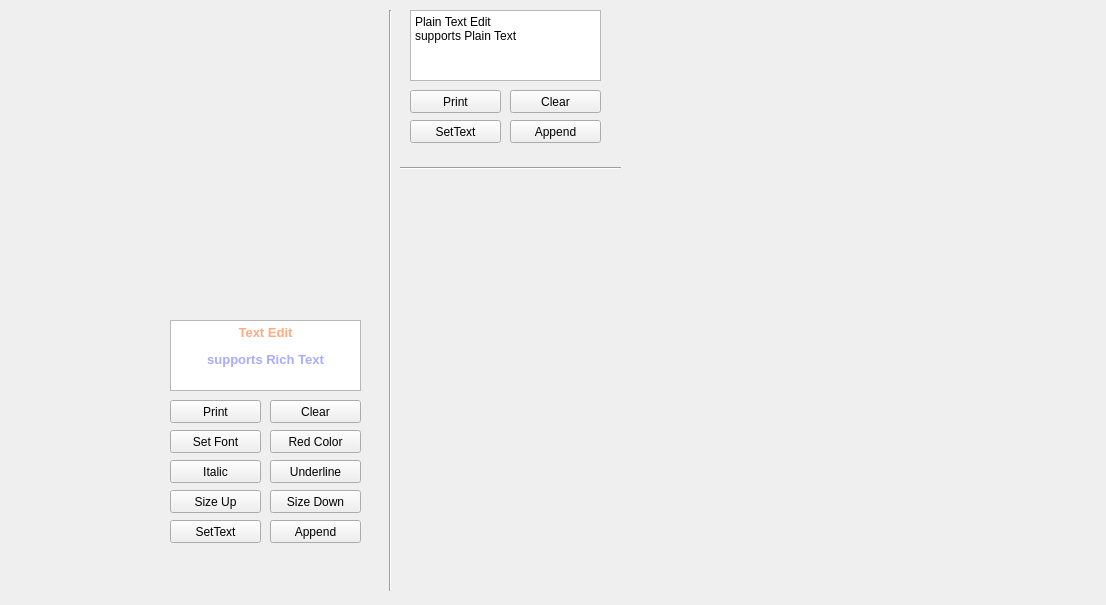
<?xml version="1.0" encoding="UTF-8"?>
<ui version="4.0">
 <class>Form</class>
 <widget class="QWidget" name="Form">
  <property name="geometry">
   <rect>
    <x>0</x>
    <y>0</y>
    <width>1106</width>
    <height>605</height>
   </rect>
  </property>
  <property name="windowTitle">
   <string>Form</string>
  </property>
  <widget class="Line" name="line_3">
   <property name="geometry">
    <rect>
     <x>380</x>
     <y>10</y>
     <width>20</width>
     <height>581</height>
    </rect>
   </property>
   <property name="orientation">
    <enum>Qt::Vertical</enum>
   </property>
  </widget>
  <widget class="QPushButton" name="text_edit__set_italic">
   <property name="geometry">
    <rect>
     <x>170</x>
     <y>460</y>
     <width>91</width>
     <height>23</height>
    </rect>
   </property>
   <property name="text">
    <string>Italic</string>
   </property>
  </widget>
  <widget class="QPushButton" name="text_edit__set_underline">
   <property name="geometry">
    <rect>
     <x>270</x>
     <y>460</y>
     <width>91</width>
     <height>23</height>
    </rect>
   </property>
   <property name="text">
    <string>Underline</string>
   </property>
  </widget>
  <widget class="QPushButton" name="text_edit__set_font">
   <property name="geometry">
    <rect>
     <x>170</x>
     <y>430</y>
     <width>91</width>
     <height>23</height>
    </rect>
   </property>
   <property name="text">
    <string>Set Font</string>
   </property>
  </widget>
  <widget class="QPushButton" name="text_edit__set_red_color">
   <property name="geometry">
    <rect>
     <x>270</x>
     <y>430</y>
     <width>91</width>
     <height>23</height>
    </rect>
   </property>
   <property name="text">
    <string>Red Color</string>
   </property>
  </widget>
  <widget class="QPushButton" name="text_edit__append">
   <property name="geometry">
    <rect>
     <x>270</x>
     <y>520</y>
     <width>91</width>
     <height>23</height>
    </rect>
   </property>
   <property name="text">
    <string>Append</string>
   </property>
  </widget>
  <widget class="QPushButton" name="text_edit__clear">
   <property name="geometry">
    <rect>
     <x>270</x>
     <y>400</y>
     <width>91</width>
     <height>23</height>
    </rect>
   </property>
   <property name="text">
    <string>Clear</string>
   </property>
  </widget>
  <widget class="QPushButton" name="text_edit__set_text">
   <property name="geometry">
    <rect>
     <x>170</x>
     <y>520</y>
     <width>91</width>
     <height>23</height>
    </rect>
   </property>
   <property name="text">
    <string>SetText</string>
   </property>
  </widget>
  <widget class="QPushButton" name="text_edit__print">
   <property name="geometry">
    <rect>
     <x>170</x>
     <y>400</y>
     <width>91</width>
     <height>23</height>
    </rect>
   </property>
   <property name="text">
    <string>Print</string>
   </property>
  </widget>
  <widget class="QPushButton" name="text_edit__size_up">
   <property name="geometry">
    <rect>
     <x>170</x>
     <y>490</y>
     <width>91</width>
     <height>23</height>
    </rect>
   </property>
   <property name="text">
    <string>Size Up</string>
   </property>
  </widget>
  <widget class="QTextEdit" name="text_edit">
   <property name="geometry">
    <rect>
     <x>170</x>
     <y>320</y>
     <width>191</width>
     <height>71</height>
    </rect>
   </property>
   <property name="html">
    <string>&lt;!DOCTYPE HTML PUBLIC &quot;-//W3C//DTD HTML 4.0//EN&quot; &quot;http://www.w3.org/TR/REC-html40/strict.dtd&quot;&gt;
&lt;html&gt;&lt;head&gt;&lt;meta name=&quot;qrichtext&quot; content=&quot;1&quot; /&gt;&lt;style type=&quot;text/css&quot;&gt;
p, li { white-space: pre-wrap; }
&lt;/style&gt;&lt;/head&gt;&lt;body style=&quot; font-family:'Gulim'; font-size:9pt; font-weight:400; font-style:normal;&quot;&gt;
&lt;p align=&quot;center&quot; style=&quot; margin-top:12px; margin-bottom:12px; margin-left:0px; margin-right:0px; -qt-block-indent:0; text-indent:0px;&quot;&gt;&lt;span style=&quot; font-size:10pt; font-weight:600; color:#ffaa7f;&quot;&gt;Text Edit&lt;/span&gt;&lt;/p&gt;
&lt;p align=&quot;center&quot; style=&quot; margin-top:12px; margin-bottom:12px; margin-left:0px; margin-right:0px; -qt-block-indent:0; text-indent:0px;&quot;&gt;&lt;span style=&quot; font-size:10pt; font-weight:600; color:#aaaaff;&quot;&gt;supports Rich Text&lt;/span&gt;&lt;/p&gt;&lt;/body&gt;&lt;/html&gt;</string>
   </property>
  </widget>
  <widget class="QPushButton" name="text_edit__size_down">
   <property name="geometry">
    <rect>
     <x>270</x>
     <y>490</y>
     <width>91</width>
     <height>23</height>
    </rect>
   </property>
   <property name="text">
    <string>Size Down</string>
   </property>
  </widget>
  <widget class="QPlainTextEdit" name="plain_text_edit">
   <property name="geometry">
    <rect>
     <x>410</x>
     <y>10</y>
     <width>191</width>
     <height>71</height>
    </rect>
   </property>
   <property name="plainText">
    <string>Plain Text Edit
supports Plain Text</string>
   </property>
  </widget>
  <widget class="QPushButton" name="plain_text_edit__print">
   <property name="geometry">
    <rect>
     <x>410</x>
     <y>90</y>
     <width>91</width>
     <height>23</height>
    </rect>
   </property>
   <property name="text">
    <string>Print</string>
   </property>
  </widget>
  <widget class="QPushButton" name="plain_text_edit__clear">
   <property name="geometry">
    <rect>
     <x>510</x>
     <y>90</y>
     <width>91</width>
     <height>23</height>
    </rect>
   </property>
   <property name="text">
    <string>Clear</string>
   </property>
  </widget>
  <widget class="Line" name="line_10">
   <property name="geometry">
    <rect>
     <x>400</x>
     <y>160</y>
     <width>221</width>
     <height>16</height>
    </rect>
   </property>
   <property name="orientation">
    <enum>Qt::Horizontal</enum>
   </property>
  </widget>
  <widget class="QPushButton" name="plain_text_edit__set_text">
   <property name="geometry">
    <rect>
     <x>410</x>
     <y>120</y>
     <width>91</width>
     <height>23</height>
    </rect>
   </property>
   <property name="text">
    <string>SetText</string>
   </property>
  </widget>
  <widget class="QPushButton" name="plain_text_edit__append">
   <property name="geometry">
    <rect>
     <x>510</x>
     <y>120</y>
     <width>91</width>
     <height>23</height>
    </rect>
   </property>
   <property name="text">
    <string>Append</string>
   </property>
  </widget>
 </widget>
 <resources/>
 <connections/>
</ui>
